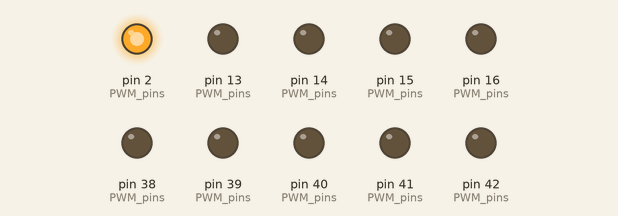
This sketch was run on a simulated Arduino Mega 2560, built with avr-gcc and run on an emulated ATmega2560. Shown: output pins drawn as LEDs (lit = HIGH).

Above: at 0.3 s.
At 5.2 s:
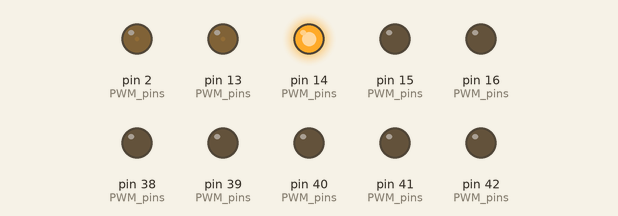
At 7.7 s:
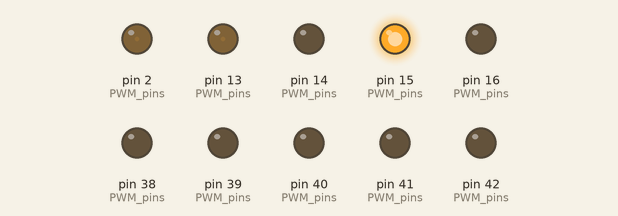
At 10.2 s:
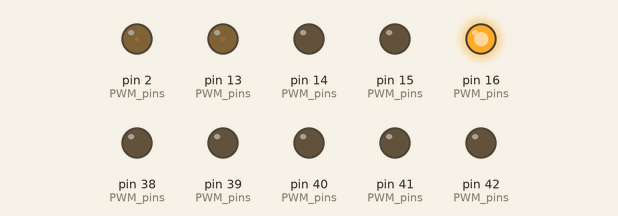
At 19.1 s:
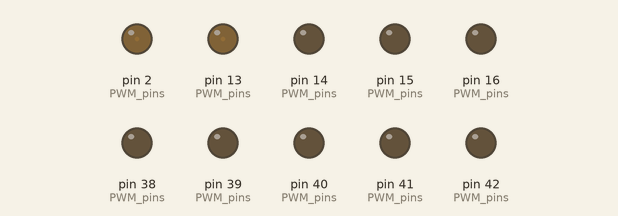
At 37.9 s:
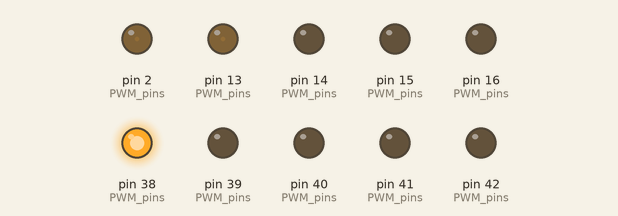
Timing chart, 0 to 40.0 s (numbered marks = the images above):
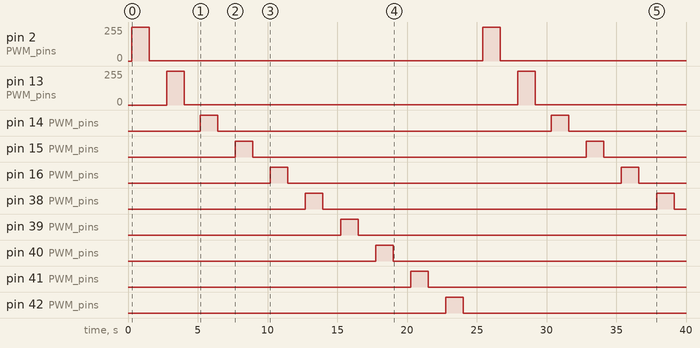

The sketch:

for_each_array_pwm.ino
```cpp
int PWM_pins[] = {2, 13, 14, 15, 16, 38, 39, 40, 41, 42};
void setup() {
  // put your setup code here, to run once:
    for(auto pin : PWM_pins) {
      pinMode(pin, OUTPUT);;
    }
}

void loop() {
  // put your main code here, to run repeatedly:
  for(auto pin : PWM_pins) {
      test_pwm (pin);
    }
}

void test_pwm (int pin) {
  for (int i = 0; i < 255; i++) {
    analogWrite(pin, i);
    delay(1);
  }
  delay(1000);
  for (int i = 255; i > 0; i--) {
    analogWrite(pin, i);
    delay(1);
  }
  delay(1000);
}
```

Measured:
- by itself, pin 2 (PWM_pins), pin 13 (PWM_pins): alternates 254/255 for 1.3 s and 1/255 for 23.9 s
- by itself, pin 14 (PWM_pins), pin 15 (PWM_pins), pin 16 (PWM_pins), pin 38 (PWM_pins): alternates HIGH for 1.3 s and LOW for 23.9 s
- by itself, pin 39 (PWM_pins): LOW → HIGH at 15.2 s, → LOW 1.3 s later
- by itself, pin 40 (PWM_pins): LOW → HIGH at 17.8 s, → LOW 1.3 s later
- by itself, pin 41 (PWM_pins): LOW → HIGH at 20.3 s, → LOW 1.3 s later
- by itself, pin 42 (PWM_pins): LOW → HIGH at 22.8 s, → LOW 1.3 s later
